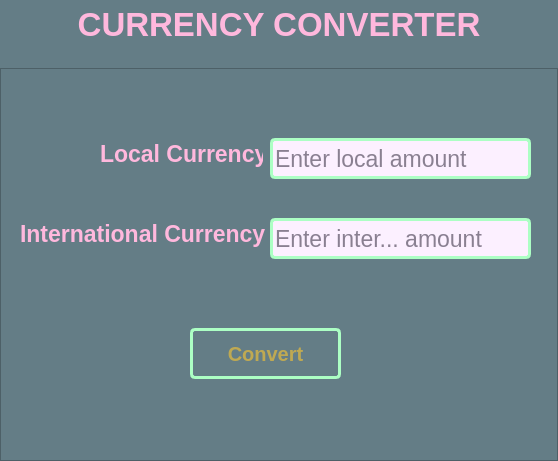
<?xml version="1.0" encoding="UTF-8"?>
<ui version="4.0">
 <class>MainWindow</class>
 <widget class="QMainWindow" name="MainWindow">
  <property name="geometry">
   <rect>
    <x>0</x>
    <y>0</y>
    <width>558</width>
    <height>461</height>
   </rect>
  </property>
  <property name="windowTitle">
   <string>MainWindow</string>
  </property>
  <property name="styleSheet">
   <string notr="true">background-color: rgb(100, 125, 134);</string>
  </property>
  <widget class="QWidget" name="centralwidget">
   <layout class="QVBoxLayout" name="verticalLayout">
    <property name="spacing">
     <number>0</number>
    </property>
    <property name="leftMargin">
     <number>0</number>
    </property>
    <property name="topMargin">
     <number>6</number>
    </property>
    <property name="rightMargin">
     <number>0</number>
    </property>
    <property name="bottomMargin">
     <number>0</number>
    </property>
    <item alignment="Qt::AlignmentFlag::AlignTop">
     <widget class="QLabel" name="label">
      <property name="font">
       <font>
        <pointsize>25</pointsize>
        <bold>true</bold>
       </font>
      </property>
      <property name="styleSheet">
       <string notr="true">color: rgb(255, 184, 221);</string>
      </property>
      <property name="text">
       <string>CURRENCY CONVERTER</string>
      </property>
      <property name="alignment">
       <set>Qt::AlignmentFlag::AlignCenter</set>
      </property>
     </widget>
    </item>
    <item>
     <widget class="QFrame" name="frame">
      <property name="minimumSize">
       <size>
        <width>0</width>
        <height>393</height>
       </size>
      </property>
      <property name="maximumSize">
       <size>
        <width>16777215</width>
        <height>500</height>
       </size>
      </property>
      <property name="frameShape">
       <enum>QFrame::Shape::StyledPanel</enum>
      </property>
      <property name="frameShadow">
       <enum>QFrame::Shadow::Raised</enum>
      </property>
      <widget class="QLabel" name="label_2">
       <property name="geometry">
        <rect>
         <x>100</x>
         <y>70</y>
         <width>163</width>
         <height>31</height>
        </rect>
       </property>
       <property name="font">
        <font>
         <pointsize>17</pointsize>
         <bold>true</bold>
        </font>
       </property>
       <property name="styleSheet">
        <string notr="true">color: rgb(255, 184, 221);</string>
       </property>
       <property name="text">
        <string>Local Currency:</string>
       </property>
      </widget>
      <widget class="QLabel" name="label_4">
       <property name="geometry">
        <rect>
         <x>20</x>
         <y>150</y>
         <width>247</width>
         <height>31</height>
        </rect>
       </property>
       <property name="font">
        <font>
         <pointsize>17</pointsize>
         <bold>true</bold>
        </font>
       </property>
       <property name="styleSheet">
        <string notr="true">color: rgb(255, 184, 221);</string>
       </property>
       <property name="text">
        <string>International Currency:</string>
       </property>
      </widget>
      <widget class="QLineEdit" name="Local_lineEdit">
       <property name="geometry">
        <rect>
         <x>270</x>
         <y>70</y>
         <width>261</width>
         <height>41</height>
        </rect>
       </property>
       <property name="font">
        <font>
         <pointsize>17</pointsize>
        </font>
       </property>
       <property name="styleSheet">
        <string notr="true">QLineEdit{
	background-color: rgb(252, 240, 255);
	color: rgb(24, 15, 35);
	border: 3px solid #acffc4;
	border-radius: 5px;

}</string>
       </property>
       <property name="placeholderText">
        <string>Enter local amount</string>
       </property>
      </widget>
      <widget class="QLineEdit" name="International_lineEdit">
       <property name="geometry">
        <rect>
         <x>270</x>
         <y>150</y>
         <width>261</width>
         <height>41</height>
        </rect>
       </property>
       <property name="font">
        <font>
         <pointsize>17</pointsize>
        </font>
       </property>
       <property name="styleSheet">
        <string notr="true">QLineEdit{
	background-color: rgb(252, 240, 255);
	color: rgb(24, 15, 35);
	border: 3px solid #acffc4;
	border-radius: 5px;

}</string>
       </property>
       <property name="placeholderText">
        <string>Enter inter... amount</string>
       </property>
      </widget>
      <widget class="QPushButton" name="Convert_pushButton">
       <property name="geometry">
        <rect>
         <x>190</x>
         <y>260</y>
         <width>151</width>
         <height>51</height>
        </rect>
       </property>
       <property name="font">
        <font>
         <pointsize>15</pointsize>
         <bold>true</bold>
        </font>
       </property>
       <property name="styleSheet">
        <string notr="true">QPushButton{
	border: 3px solid #acffc4;
	border-radius: 5px;
	color: rgb(191, 169, 82);
}

QPushButton:hover{
	background-color: rgb(209, 152, 255);
	border: 3px solid #dacbff;
	border-radius: 5px;
	color: rgb(0, 170, 127);
}</string>
       </property>
       <property name="text">
        <string>Convert</string>
       </property>
      </widget>
     </widget>
    </item>
   </layout>
  </widget>
 </widget>
 <resources/>
 <connections/>
</ui>
